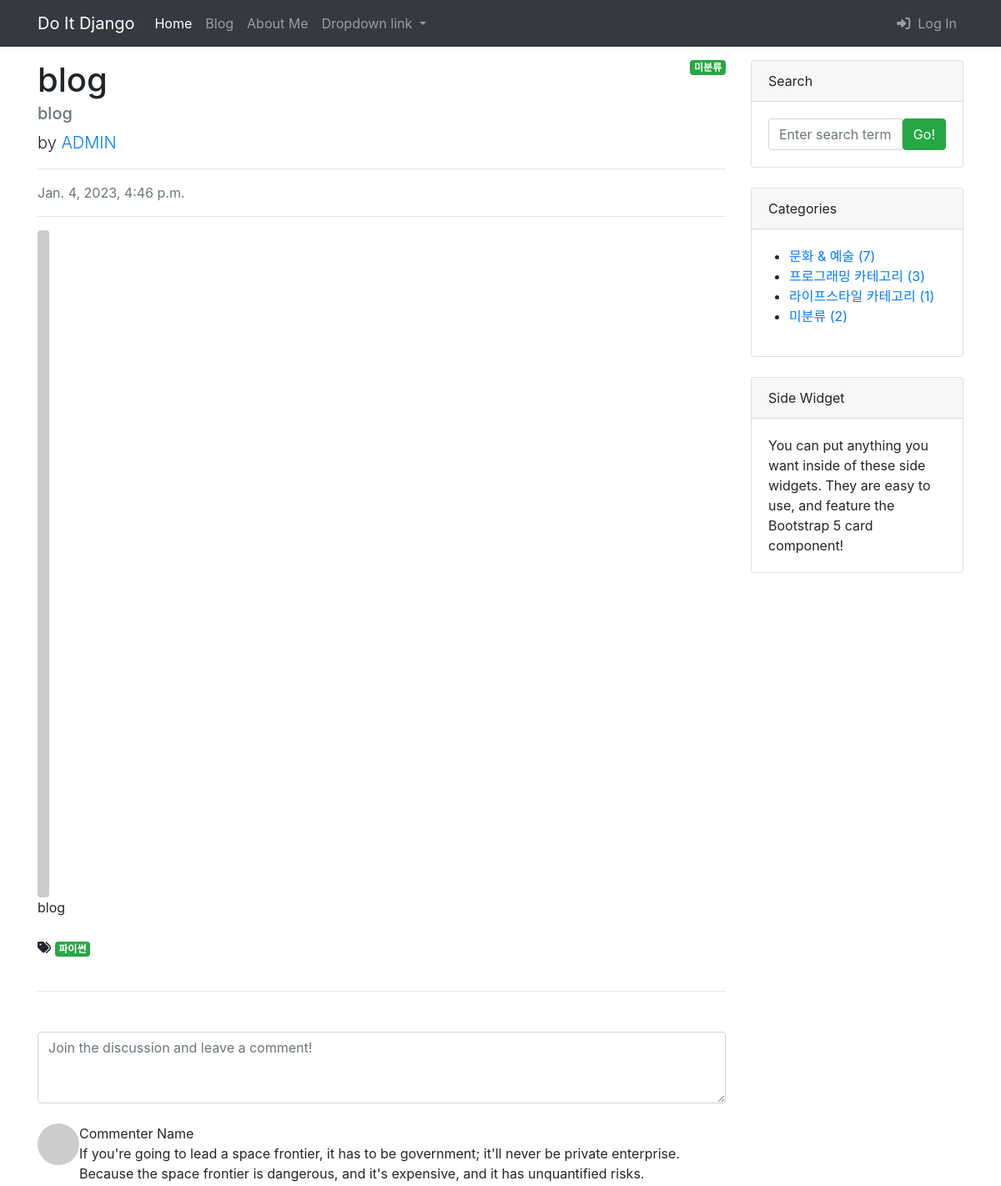
Page /blog/14/ (upper part) on the earlier database version.
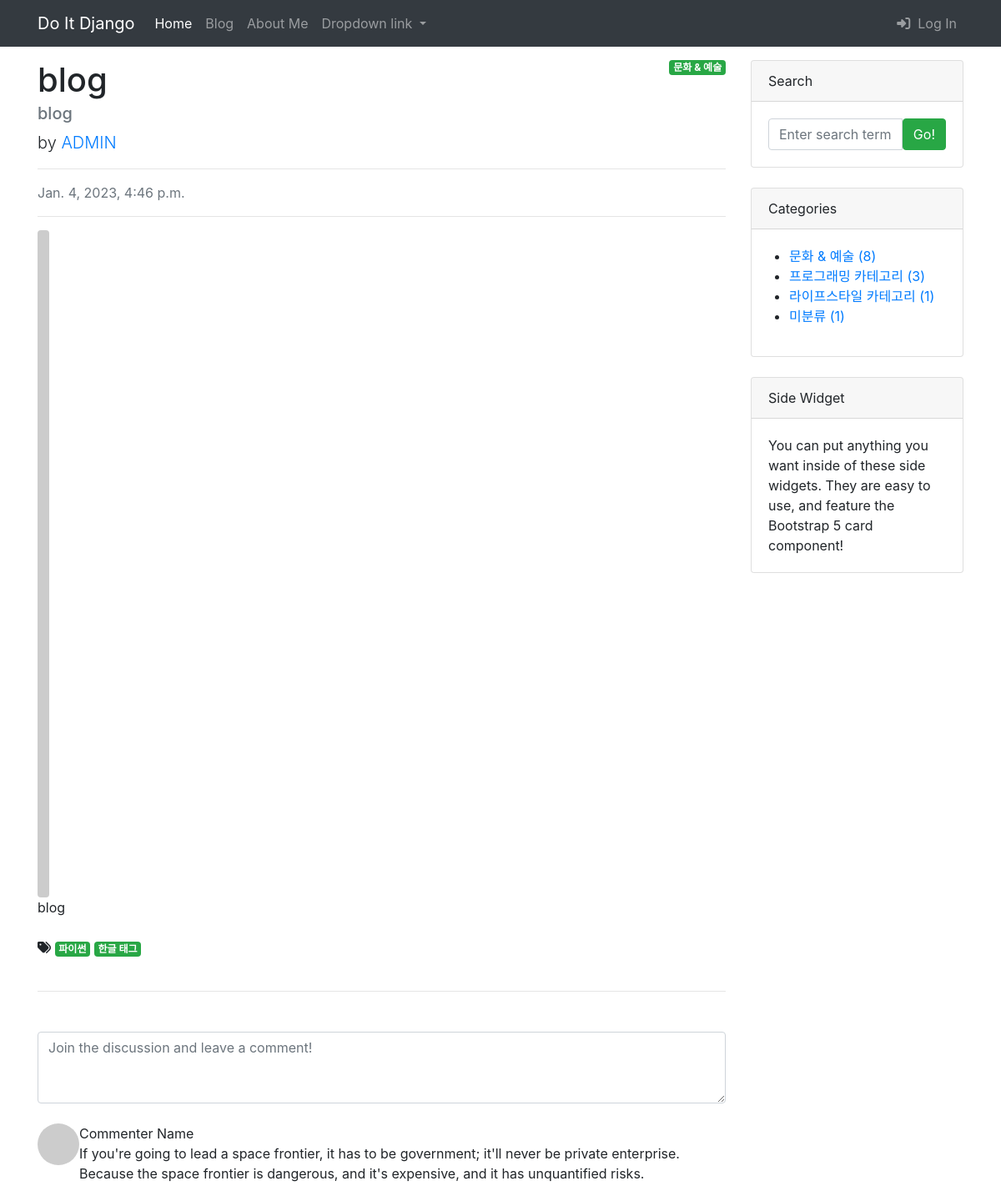
Same page on the later database version.
### blog/models.py (models this page shows, shortened)
class Post(models.Model):
    title = models.CharField(max_length=30)
    hook_text = models.CharField(max_length=100, blank=True)
    content = models.TextField()
    head_image = models.ImageField(
        upload_to='blog/images/%Y/%m/%d/', blank=True)
    file_upload = models.FileField(
        upload_to='blog/files/%Y/%m/%d/', blank=True)
    created_at = models.DateTimeField(auto_now_add=True)
    updated_at = models.DateTimeField(auto_now=True)
    author = models.ForeignKey(User, on_delete=models.SET_NULL, null=True)
    category = models.ForeignKey(
        Category, on_delete=models.SET_NULL, null=True, blank=True)
    tags = models.ManyToManyField(Tag, blank=True)

class Tag(models.Model):
    name = models.CharField(max_length=50)
    slug = models.SlugField(max_length=200, unique=True, allow_unicode=True)
    def __str__(self):
        return self.name
    def get_absolute_url(self):
        return f'/blog/tag/{self.slug}/'

class Category(models.Model):
    name = models.CharField(max_length=50, unique=True)
    slug = models.SlugField(max_length=200, unique=True, allow_unicode=True)
    def __str__(self):
        return self.name
    def get_absolute_url(self):
        return f'/blog/category/{self.slug}/'
    class Meta:
        verbose_name_plural = 'Categories'

### blog/views.py (the view)
# urls.py: path('<int:pk>/', views.PostDetail.as_view()),
class PostDetail(DetailView):
    model = Post
    def get_context_data(self, **kwargs):
        context = super(PostDetail, self).get_context_data()
        context['categories'] = Category.objects.all()
        context['no_category_post_count'] = Post.objects.filter(
            category=None).count()
        return context

### templates/blog/post_detail.html (shortened to what this page needs)
{% extends 'blog/base.html' %}
{% block main_area %}
<div id="post-area">
    {% if post.category %}
    <span class="badge badge-success float-right">{{ post.category }}</span>
    {% else %}
    <span class="badge badge-success float-right">미분류</span>
    {% endif %}
    <h1 class="fw-bolder mb-1">{{ post.title }}</h1>
    <h5 class="text-muted">{{ post.hook_text }}</h5>
    <p class="lead">
        by
        <a href="#">{{ post.author|upper }}</a>
    </p>
    <hr>
    <div class="text-muted fst-italic mb-2">{{ post.created_at }}</div>
    <hr>
    {% if post.head_image %}
    <img class="img-fluid rounded" src="{{ post.head_image.url }}"
        alt="{{ post.title }} head_image"/>
    {% else %}
    <img class="img-fluid rounded" src="https://picsum.photos/seed/{{ post.id }}/800/200"
        alt="random_image">
    {% endif %}
    <section class="mb-5">
        <p class="fs-5 mb-4">{{ post.content }}</p>
        {% if post.tags.exists %}
            <i class="fa-solid fa-tags"></i>
            {% for tag in post.tags.all %}
                <a href="{{ tag.get_absolute_url }}" class="badge badge-success">{{ tag }}</a>
            {% endfor %}
            <br>
            <br>
        {% endif %}
        <hr>
    </section>
</div>
<div id="comment-area">
    <form class="mb-4"><textarea class="form-control" rows="3" placeholder="Join the discussion and leave a comment!"></textarea></form>
    <div class="d-flex mb-4">
        <div class="flex-shrink-0"><img class="rounded-circle" src="https://dummyimage.com/50x50/ced4da/6c757d.jpg" alt="..." /></div>
        <div class="ms-3">
            <div class="fw-bold">Commenter Name</div>
            If you're going to lead a space frontier, it has to be government; it'll never be private enterprise. Because the space frontier is dangerous, and it's expensive, and it has unquantified risks.
        </div>
    </div>
</div>
{% endblock  %}

### templates/blog/base.html (shortened to what this page needs)
<!DOCTYPE html>
{% load static %}
<html lang="ko">
<head>
    <link href="{% static 'blog/bootstrap/bootstrap.min.css' %}" media="screen" rel="stylesheet" type="text/css">
</head>
<body>
    {% include 'blog/navbar.html' %}
    <div class="container my-3">
        <div class="row">
            <div class="col-md-8 col-lg-9" id="main-area">
                {% block main_area %}
                {% endblock  %}
            </div>
            <div class="col-md-4 col-lg-3">
                <div class="card mb-4">
                    <div class="card-header">Search</div>
                    <div class="card-body">
                        <div class="input-group">
                            <input class="form-control" type="text" placeholder="Enter search term..."
                                aria-label="Enter search term..." aria-describedby="button-search" />
                            <button class="btn btn-success" id="button-search" type="button">Go!</button>
                        </div>
                    </div>
                </div>
                <div class="card mb-4" id="categories-card">
                    <div class="card-header">Categories</div>
                    <div class="card-body">
                        <div class="row">
                            <ul>
                                {% for category in categories %}
                                <li>
                                    <a href="{{ category.get_absolute_url }}">
                                        {{ category }} ({{ category.post_set.count }})</a>
                                </li>
                                {% endfor %}
                                <li>
                                    <a href="/blog/category/no_category/">
                                        미분류 ({{ no_category_post_count }})</a>
                                </li>
                            </ul>
                        </div>
                    </div>
                </div>
                <div class="card mb-4">
                    <div class="card-header">Side Widget</div>
                    <div class="card-body">You can put anything you want inside of these side widgets. They are easy to use, and feature the Bootstrap 5 card component!</div>
                </div>
            </div>
        </div>
    </div>
</body>
</html>

### templates/blog/navbar.html (shortened to what this page needs)
<nav class="navbar navbar-expand-lg navbar-dark bg-dark">
    <div class="container">
        <a class="navbar-brand" href="/">Do It Django</a>
        <div class="collapse navbar-collapse" id="navbarNavDropdown">
            <ul class="navbar-nav mr-auto">
                <li class="nav-item active">
                    <a class="nav-link" href="/">Home</a>
                </li>
                <li class="nav-item">
                    <a class="nav-link" href="/blog/">Blog</a>
                </li>
                <li class="nav-item">
                    <a class="nav-link" href="/about_me/">About Me</a>
                </li>
                <li class="nav-item dropdown">
                    <a class="nav-link dropdown-toggle" href="#" id="navbarDropdownMenuLink" role="button"
                        data-toggle="dropdown" aria-haspopup="true" aria-expanded="false">
                        Dropdown link
                    </a>
                </li>
            </ul>
            <ul class="navbar-nav">
                <li class="nav-item">
                    <a class="nav-link" href="#" data-toggle="modal" data-target="#loginModal">
                        <i class="fa-solid fa-right-to-bracket"></i>&nbsp Log In</a>
                </li>
            </ul>
        </div>
    </div>
</nav>

Differences in the rows shown:
changed Post "blog": category_id empty → 1 (drawn); category (not shown) → "문화 & 예술"
now on this page (row unchanged): Tag: name "한글 태그"
computed for Category "문화 & 예술": post_set.count "7" → "8"
Other differences:
{{ no_category_post_count }}: "2" → "1"
text no longer shown: "미분류"
